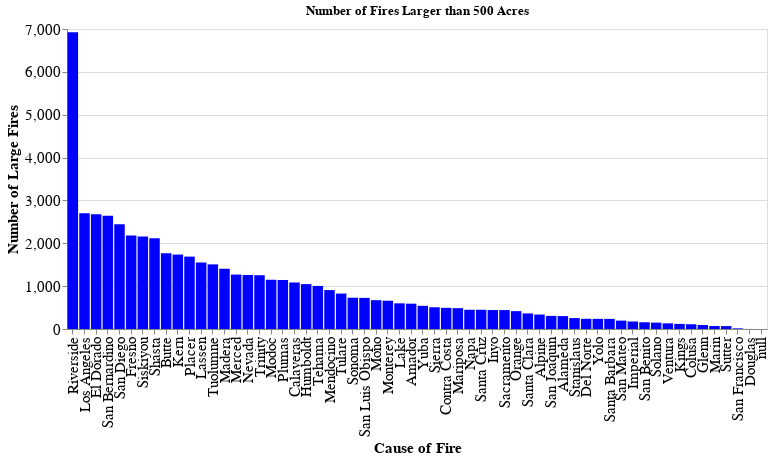

Notebook code for this chart:
### Code cell
# Query to list state in descending order of Fire Frequency...
query_count = '''select FIPS_NAME, FIPS_CODE, COUNT(FIPS_CODE) AS 'Fire Count' from fires where STATE like 'CA' group by FIPS_NAME order BY COUNT(FIPS_CODE) DESC;'''
df_count = pd.read_sql_query(query_count, conn)

# Chart represenation 
alt.Chart(df_count).mark_bar(color="blue").encode(
    alt.X('FIPS_NAME', sort='-y', title='Cause of Fire'),
    alt.Y('Fire Count', title='Number of Large Fires'),
).properties(title=f'Number of Fires Larger than 500 Acres',
    width=700,
    height=300
).configure_axis(
    labelFontSize=15,
    titleFontSize=15
)

### Figure 1 — Vega-Lite specification as saved in the notebook (floating-point values rounded to 4 significant figures)
{"config": {"view": {"continuousWidth": 400, "continuousHeight": 300}, "axis": {"labelFontSize": 15, "titleFontSize": 15}}, "data": {"name": "data-5cf6050fcbb27a724c7b05fb80b7ea3e"}, "mark": {"type": "bar", "color": "blue"}, "encoding": {"x": {"type": "nominal", "field": "FIPS_NAME", "sort": "-y", "title": "Cause of Fire"}, "y": {"type": "quantitative", "field": "Fire Count", "title": "Number of Large Fires"}}, "height": 300, "title": "Number of Fires Larger than 500 Acres", "width": 700, "$schema": "https://vega.github.io/schema/vega-lite/v4.8.1.json", "datasets": {"data-5cf6050fcbb27a724c7b05fb80b7ea3e": [{"FIPS_NAME": "Riverside", "FIPS_CODE": "065", "Fire Count": 6925}, {"FIPS_NAME": "Los Angeles", "FIPS_CODE": "037", "Fire Count": 2703}, {"FIPS_NAME": "El Dorado", "FIPS_CODE": "017", "Fire Count": 2676}, {"FIPS_NAME": "San Bernardino", "FIPS_CODE": "071", "Fire Count": 2642}, {"FIPS_NAME": "San Diego", "FIPS_CODE": "073", "Fire Count": 2443}, {"FIPS_NAME": "Fresno", "FIPS_CODE": "019", "Fire Count": 2183}, {"FIPS_NAME": "Siskiyou", "FIPS_CODE": "093", "Fire Count": 2156}, {"FIPS_NAME": "Shasta", "FIPS_CODE": "089", "Fire Count": 2118}, {"FIPS_NAME": "Butte", "FIPS_CODE": "007", "Fire Count": 1768}, {"FIPS_NAME": "Kern", "FIPS_CODE": "029", "Fire Count": 1737}, {"FIPS_NAME": "Placer", "FIPS_CODE": "061", "Fire Count": 1689}, {"FIPS_NAME": "Lassen", "FIPS_CODE": "035", "Fire Count": 1552}, {"FIPS_NAME": "Tuolumne", "FIPS_CODE": "109", "Fire Count": 1508}, {"FIPS_NAME": "Madera", "FIPS_CODE": "039", "Fire Count": 1406}, {"FIPS_NAME": "Merced", "FIPS_CODE": "047", "Fire Count": 1270}, {"FIPS_NAME": "Nevada", "FIPS_CODE": "057", "Fire Count": 1260}, {"FIPS_NAME": "Trinity", "FIPS_CODE": "105", "Fire Count": 1255}, {"FIPS_NAME": "Modoc", "FIPS_CODE": "049", "Fire Count": 1149}, {"FIPS_NAME": "Plumas", "FIPS_CODE": "063", "Fire Count": 1144}, {"FIPS_NAME": "Calaveras", "FIPS_CODE": "009", "Fire Count": 1085}, {"FIPS_NAME": "Humboldt", "FIPS_CODE": "023", "Fire Count": 1047}, {"FIPS_NAME": "Tehama", "FIPS_CODE": "103", "Fire Count": 1005}, {"FIPS_NAME": "Mendocino", "FIPS_CODE": "045", "Fire Count": 908}, {"FIPS_NAME": "Tulare", "FIPS_CODE": "107", "Fire Count": 827}, {"FIPS_NAME": "Sonoma", "FIPS_CODE": "097", "Fire Count": 730}, {"FIPS_NAME": "San Luis Obispo", "FIPS_CODE": "079", "Fire Count": 726}, {"FIPS_NAME": "Mono", "FIPS_CODE": "051", "Fire Count": 673}, {"FIPS_NAME": "Monterey", "FIPS_CODE": "053", "Fire Count": 660}, {"FIPS_NAME": "Lake", "FIPS_CODE": "033", "Fire Count": 599}, {"FIPS_NAME": "Amador", "FIPS_CODE": "005", "Fire Count": 591}, {"FIPS_NAME": "Yuba", "FIPS_CODE": "115", "Fire Count": 541}, {"FIPS_NAME": "Sierra", "FIPS_CODE": "091", "Fire Count": 507}, {"FIPS_NAME": "Contra Costa", "FIPS_CODE": "013", "Fire Count": 494}, {"FIPS_NAME": "Mariposa", "FIPS_CODE": "043", "Fire Count": 486}, {"FIPS_NAME": "Napa", "FIPS_CODE": "055", "Fire Count": 449}, {"FIPS_NAME": "Santa Cruz", "FIPS_CODE": "087", "Fire Count": 449}, {"FIPS_NAME": "Inyo", "FIPS_CODE": "027", "Fire Count": 442}, {"FIPS_NAME": "Sacramento", "FIPS_CODE": "067", "Fire Count": 442}, {"FIPS_NAME": "Orange", "FIPS_CODE": "059", "Fire Count": 417}, {"FIPS_NAME": "Santa Clara", "FIPS_CODE": "085", "Fire Count": 363}, {"FIPS_NAME": "Alpine", "FIPS_CODE": "003", "Fire Count": 337}, {"FIPS_NAME": "San Joaquin", "FIPS_CODE": "077", "Fire Count": 306}, {"FIPS_NAME": "Alameda", "FIPS_CODE": "001", "Fire Count": 301}, {"FIPS_NAME": "Stanislaus", "FIPS_CODE": "099", "Fire Count": 255}, {"FIPS_NAME": "Del Norte", "FIPS_CODE": "015", "Fire Count": 238}, {"FIPS_NAME": "Yolo", "FIPS_CODE": "113", "Fire Count": 237}, {"FIPS_NAME": "Santa Barbara", "FIPS_CODE": "083", "Fire Count": 236}, {"FIPS_NAME": "San Mateo", "FIPS_CODE": "081", "Fire Count": 196}, {"FIPS_NAME": "Imperial", "FIPS_CODE": "025", "Fire Count": 175}, {"FIPS_NAME": "San Benito", "FIPS_CODE": "069", "Fire Count": 157}, {"FIPS_NAME": "Solano", "FIPS_CODE": "095", "Fire Count": 149}, {"FIPS_NAME": "Ventura", "FIPS_CODE": "111", "Fire Count": 132}, {"FIPS_NAME": "Kings", "FIPS_CODE": "031", "Fire Count": 119}, {"FIPS_NAME": "Colusa", "FIPS_CODE": "011", "Fire Count": 111}, {"FIPS_NAME": "Glenn", "FIPS_CODE": "021", "Fire Count": 94}, {"FIPS_NAME": "Marin", "FIPS_CODE": "041", "Fire Count": 69}, {"FIPS_NAME": "Sutter", "FIPS_CODE": "101", "Fire Count": 68}, {"FIPS_NAME": "San Francisco", "FIPS_CODE": "075", "Fire Count": 15}, {"FIPS_NAME": "Douglas", "FIPS_CODE": "005", "Fire Count": 1}, {"FIPS_NAME": null, "FIPS_CODE": null, "Fire Count": 0}]}}
